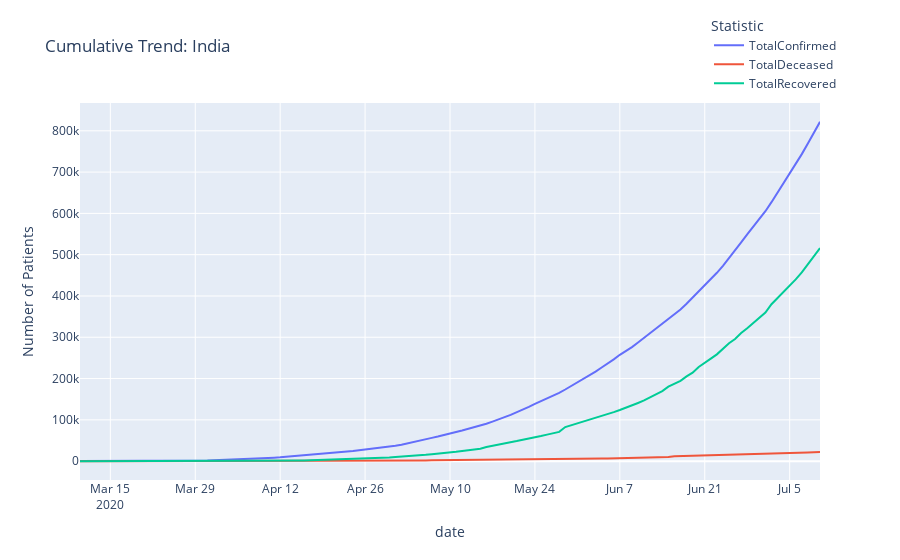

Notebook code cell kept with this figure:
### Code cell
fig = india_data[['TotalConfirmed', 'TotalDeceased',
                  'TotalRecovered']].iloc[40:].plot(title=' Cumulative Trend: India')
fig.update_layout(yaxis=dict(title='Number of Patients'),
                  legend_title_text='Statistic', legend=dict(x=.85, y=1.24))
